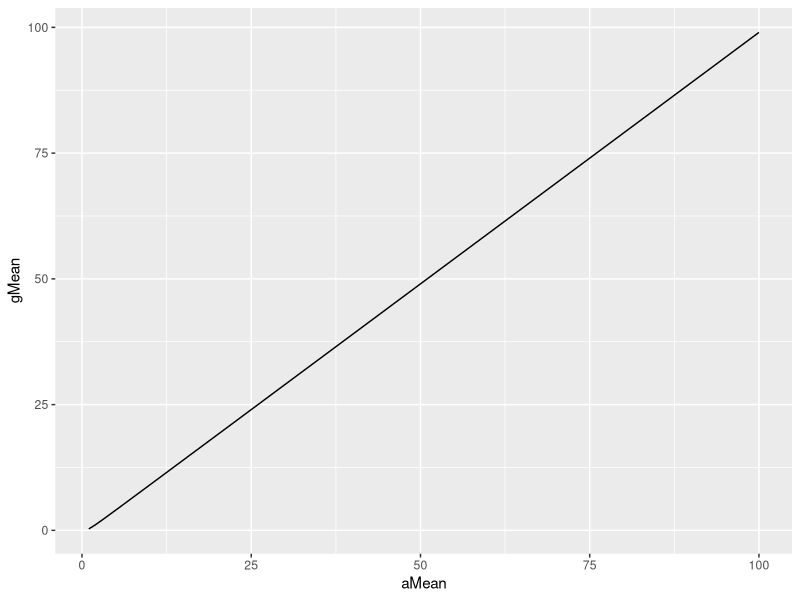
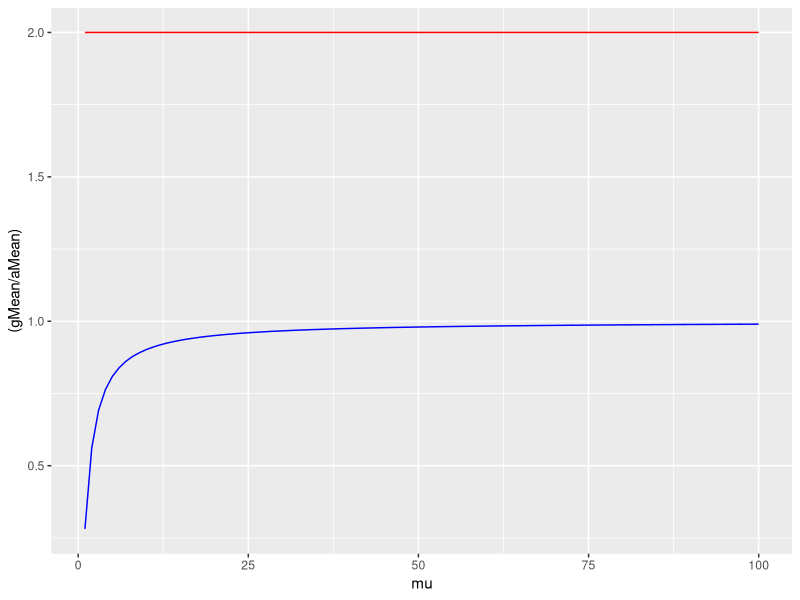

Generate these figures, in order, with R:
################################################################################
#                 Geometric vs Arithmetic Mean                                 #
#                                                                              #
#                                                                              #
################################################################################
library(ggplot2)
# in R, gamma uses the shape, rate parameterization so lambda rather than theta

# set theta slope 
theta=2.0
mu <- seq(1,100,1)
sigmaSq <- theta*mu

alpha <- mu / theta

aMean <- c()
gMean <- c()
# now, let's calculate the ratio
for (i in 1:length(mu)){
  rgamma(1000000,alpha[i],1/theta) -> X
  c(aMean,mean(X)) -> aMean
  c(gMean,exp(mean(log(X)))) -> gMean
}

ggplot() + geom_line(aes(x=aMean,y=gMean))

ggplot() + geom_line(aes(x=mu,y=(gMean/aMean)),color="blue") + geom_line(aes(x=mu,y=sigmaSq/mu),color="red")
